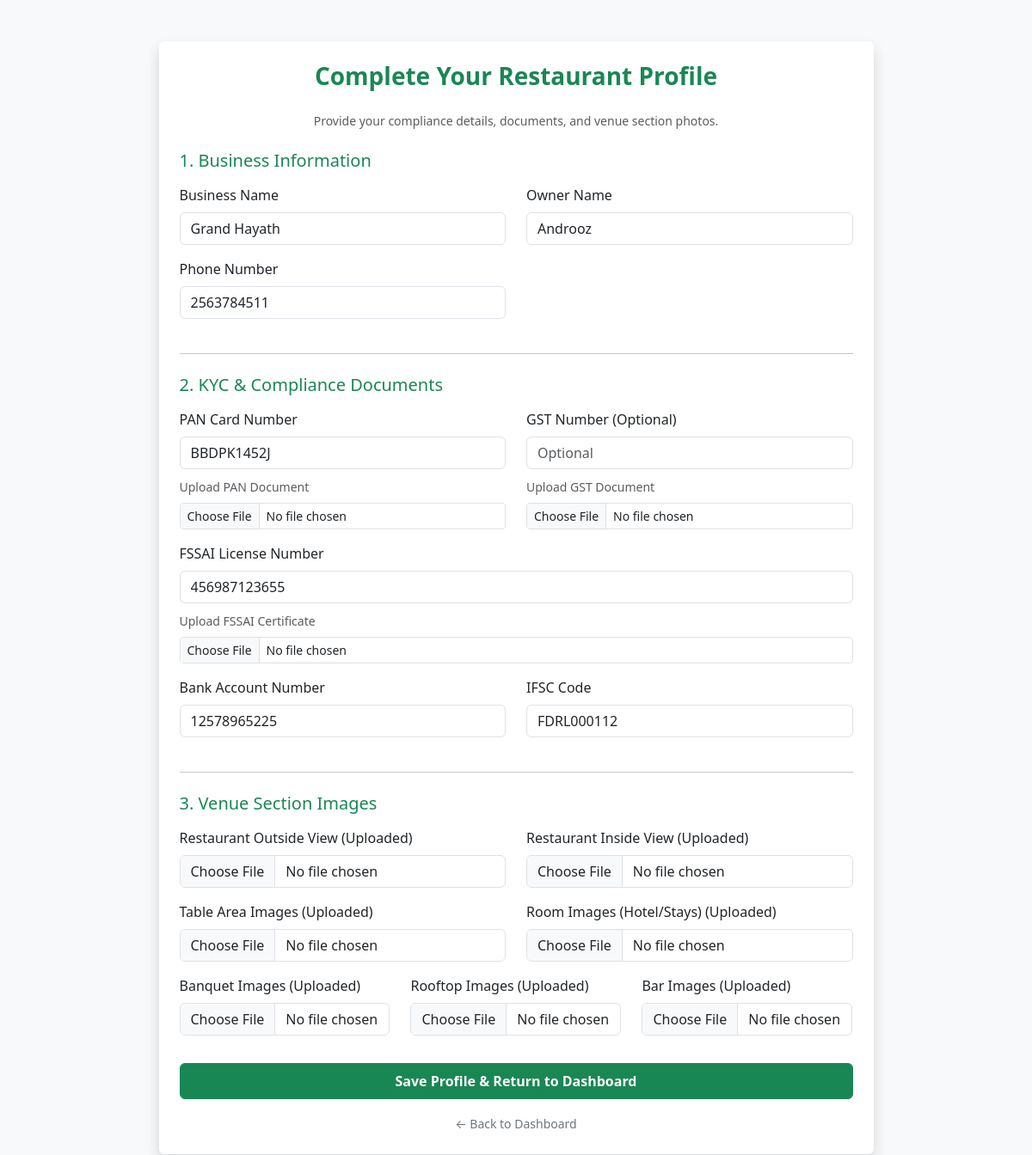
Page /partner/profile/edit/ (signed in) on the committed database.
### restaurants/models.py (models this page shows, shortened)
class Restaurant(models.Model):
    user = models.OneToOneField(User, on_delete=models.CASCADE, null=True, blank=True)
    business_name = models.CharField(max_length=255)
    slug = models.SlugField(unique=True, blank=True)
    owner_name = models.CharField(max_length=255)
    email = models.EmailField(unique=True)
    phone_number = models.CharField(max_length=20)
    pan_card = models.CharField(max_length=50, blank=True, null=True)
    gst_number = models.CharField(max_length=50, blank=True, null=True)
    fssai_license = models.CharField(max_length=50, blank=True, null=True)
    bank_account = models.CharField(max_length=50, blank=True, null=True)
    ifsc_code = models.CharField(max_length=20, blank=True, null=True)
    pan_document = models.FileField(upload_to='kyc_docs/', blank=True, null=True)
    gst_document = models.FileField(upload_to='kyc_docs/', blank=True, null=True)
    fssai_document = models.FileField(upload_to='kyc_docs/', blank=True, null=True)
    outside_view = models.ImageField(upload_to='restaurant_images/', blank=True, null=True)
    inside_view = models.ImageField(upload_to='restaurant_images/', blank=True, null=True)
    table_images = models.ImageField(upload_to='restaurant_images/', blank=True, null=True)
    room_images = models.ImageField(upload_to='restaurant_images/', blank=True, null=True)
    banquet_images = models.ImageField(upload_to='restaurant_images/', blank=True, null=True)
    rooftop_images = models.ImageField(upload_to='restaurant_images/', blank=True, null=True)
    bar_images = models.ImageField(upload_to='restaurant_images/', blank=True, null=True)
    is_verified = models.BooleanField(default=False)
    is_accepting_orders = models.BooleanField(default=True)
    created_at = models.DateTimeField(auto_now_add=True)

### restaurants/views.py (the view, shortened to what this page needs)
# urls.py: path('partner/profile/edit/', views.edit_restaurant_profile, name='edit_restaurant_profile'),
@login_required
def edit_restaurant_profile(request):
    try:
        restaurant = Restaurant.objects.get(user=request.user)
    except Restaurant.DoesNotExist:
        messages.error(request, "Restaurant profile not found.")
        return redirect('partner_dashboard')
    context = {'restaurant': restaurant}
    return render(request, 'restaurants/edit_profile.html', context)

### templates/restaurants/edit_profile.html (shortened to what this page needs)
<!DOCTYPE html>
<html lang="en">
<head>
    <link href="https://cdn.jsdelivr.net/npm/bootstrap@5.3.0/dist/css/bootstrap.min.css" rel="stylesheet">
</head>
<body class="bg-light py-5">
    <div class="container">
        <div class="row justify-content-center">
            <div class="col-md-9">
                <div class="card shadow p-4 border-0">
                    <h3 class="text-center mb-4 text-success fw-bold">Complete Your Restaurant Profile</h3>
                    <p class="text-muted text-center small mb-4">Provide your compliance details, documents, and venue section photos.</p>
                    <form method="POST" enctype="multipart/form-data">
                        <h5 class="text-success mb-3">1. Business Information</h5>
                        <div class="row">
                            <div class="col-md-6 mb-3">
                                <label class="form-label">Business Name</label>
                                <input type="text" name="business_name" class="form-control" value="{{ restaurant.business_name }}" required>
                            </div>
                            <div class="col-md-6 mb-3">
                                <label class="form-label">Owner Name</label>
                                <input type="text" name="owner_name" class="form-control" value="{{ restaurant.owner_name }}" required>
                            </div>
                        </div>
                        <div class="row">
                            <div class="col-md-6 mb-3">
                                <label class="form-label">Phone Number</label>
                                <input type="text" name="phone_number" class="form-control" value="{{ restaurant.phone_number }}" required>
                            </div>
                        </div>
                        <hr class="my-4">
                        <h5 class="text-success mb-3">2. KYC & Compliance Documents</h5>
                        <div class="row">
                            <div class="col-md-6 mb-3">
                                <label class="form-label">PAN Card Number</label>
                                <input type="text" name="pan_card" class="form-control mb-2" value="{{ restaurant.pan_card|default:'' }}" placeholder="ABCDE1234F">
                                <label class="form-label small text-muted">Upload PAN Document {% if restaurant.pan_document %}(Current file uploaded){% endif %}</label>
                                <input type="file" name="pan_document" class="form-control form-control-sm">
                            </div>
                            <div class="col-md-6 mb-3">
                                <label class="form-label">GST Number (Optional)</label>
                                <input type="text" name="gst_number" class="form-control mb-2" value="{{ restaurant.gst_number|default:'' }}" placeholder="Optional">
                                <label class="form-label small text-muted">Upload GST Document {% if restaurant.gst_document %}(Current file uploaded){% endif %}</label>
                                <input type="file" name="gst_document" class="form-control form-control-sm">
                            </div>
                        </div>
                        <div class="mb-3">
                            <label class="form-label">FSSAI License Number</label>
                            <input type="text" name="fssai_license" class="form-control mb-2" value="{{ restaurant.fssai_license|default:'' }}">
                            <label class="form-label small text-muted">Upload FSSAI Certificate {% if restaurant.fssai_document %}(Current file uploaded){% endif %}</label>
                            <input type="file" name="fssai_document" class="form-control form-control-sm">
                        </div>
                        <div class="row">
                            <div class="col-md-6 mb-3">
                                <label class="form-label">Bank Account Number</label>
                                <input type="text" name="bank_account" class="form-control" value="{{ restaurant.bank_account|default:'' }}">
                            </div>
                            <div class="col-md-6 mb-3">
                                <label class="form-label">IFSC Code</label>
                                <input type="text" name="ifsc_code" class="form-control" value="{{ restaurant.ifsc_code|default:'' }}">
                            </div>
                        </div>
                        <hr class="my-4">
                        <h5 class="text-success mb-3">3. Venue Section Images</h5>
                        <div class="row">
                            <div class="col-md-6 mb-3">
                                <label class="form-label">Restaurant Outside View {% if restaurant.outside_view %}(Uploaded){% endif %}</label>
                                <input type="file" name="outside_view" class="form-control">
                            </div>
                            <div class="col-md-6 mb-3">
                                <label class="form-label">Restaurant Inside View {% if restaurant.inside_view %}(Uploaded){% endif %}</label>
                                <input type="file" name="inside_view" class="form-control">
                            </div>
                        </div>
                        <div class="row">
                            <div class="col-md-6 mb-3">
                                <label class="form-label">Table Area Images {% if restaurant.table_images %}(Uploaded){% endif %}</label>
                                <input type="file" name="table_images" class="form-control">
                            </div>
                            <div class="col-md-6 mb-3">
                                <label class="form-label">Room Images (Hotel/Stays) {% if restaurant.room_images %}(Uploaded){% endif %}</label>
                                <input type="file" name="room_images" class="form-control">
                            </div>
                        </div>
                        <div class="row">
                            <div class="col-md-4 mb-3">
                                <label class="form-label">Banquet Images {% if restaurant.banquet_images %}(Uploaded){% endif %}</label>
                                <input type="file" name="banquet_images" class="form-control">
                            </div>
                            <div class="col-md-4 mb-3">
                                <label class="form-label">Rooftop Images {% if restaurant.rooftop_images %}(Uploaded){% endif %}</label>
                                <input type="file" name="rooftop_images" class="form-control">
                            </div>
                            <div class="col-md-4 mb-3">
                                <label class="form-label">Bar Images {% if restaurant.bar_images %}(Uploaded){% endif %}</label>
                                <input type="file" name="bar_images" class="form-control">
                            </div>
                        </div>
                        <button type="submit" class="btn btn-success w-100 py-2 fw-bold mt-3">Save Profile & Return to Dashboard</button>
                    </form>
                    <div class="text-center mt-3">
                        <a href="{% url 'partner_dashboard' %}" class="text-secondary text-decoration-none small">← Back to Dashboard</a>
                    </div>
                </div>
            </div>
        </div>
    </div>
</body>
</html>

### rows in the picture
Restaurant: business_name "Grand Hayath", owner_name "Androoz", phone_number "2563784511", pan_card "BBDPK1452J", fssai_license "456987123655", bank_account "12578965225", ifsc_code "FDRL000112"
